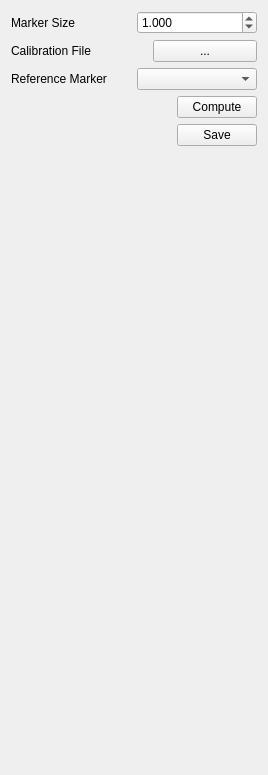
<?xml version="1.0" encoding="UTF-8"?>
<ui version="4.0">
 <class>mapperControlPanel</class>
 <widget class="QWidget" name="mapperControlPanel">
  <property name="geometry">
   <rect>
    <x>0</x>
    <y>0</y>
    <width>268</width>
    <height>775</height>
   </rect>
  </property>
  <property name="windowTitle">
   <string>Form</string>
  </property>
  <layout class="QVBoxLayout" name="verticalLayout">
   <item>
    <layout class="QHBoxLayout" name="horizontalLayout_2">
     <item>
      <widget class="QLabel" name="label">
       <property name="text">
        <string>Marker Size</string>
       </property>
      </widget>
     </item>
     <item>
      <widget class="QDoubleSpinBox" name="dsp_markerSize">
       <property name="decimals">
        <number>3</number>
       </property>
       <property name="maximum">
        <double>10.000000000000000</double>
       </property>
       <property name="singleStep">
        <double>25.000000000000000</double>
       </property>
       <property name="value">
        <double>1.000000000000000</double>
       </property>
      </widget>
     </item>
    </layout>
   </item>
   <item>
    <layout class="QHBoxLayout" name="horizontalLayout_4">
     <item>
      <widget class="QLabel" name="label_4">
       <property name="text">
        <string>Calibration File</string>
       </property>
      </widget>
     </item>
     <item>
      <widget class="QLabel" name="warningIcon">
       <property name="maximumSize">
        <size>
         <width>25</width>
         <height>25</height>
        </size>
       </property>
       <property name="text">
        <string/>
       </property>
       <property name="pixmap">
        <pixmap resource="../appresources.qrc">:/images/exclamation.png</pixmap>
       </property>
       <property name="scaledContents">
        <bool>true</bool>
       </property>
      </widget>
     </item>
     <item>
      <widget class="QPushButton" name="pb_loadCalFile">
       <property name="text">
        <string>...</string>
       </property>
       <property name="icon">
        <iconset resource="../appresources.qrc">
         <normaloff>:/images/open.png</normaloff>:/images/open.png</iconset>
       </property>
      </widget>
     </item>
    </layout>
   </item>
   <item>
    <layout class="QHBoxLayout" name="horizontalLayout_5">
     <item>
      <widget class="QLabel" name="label_5">
       <property name="text">
        <string>Reference Marker</string>
       </property>
      </widget>
     </item>
     <item>
      <widget class="QComboBox" name="cb_refMarker"/>
     </item>
    </layout>
   </item>
   <item>
    <layout class="QHBoxLayout" name="horizontalLayout_6">
     <item>
      <spacer name="horizontalSpacer_3">
       <property name="orientation">
        <enum>Qt::Horizontal</enum>
       </property>
       <property name="sizeHint" stdset="0">
        <size>
         <width>40</width>
         <height>20</height>
        </size>
       </property>
      </spacer>
     </item>
     <item>
      <widget class="QPushButton" name="pb_compute">
       <property name="text">
        <string>Compute</string>
       </property>
       <property name="icon">
        <iconset resource="../appresources.qrc">
         <normaloff>:/images/config.png</normaloff>:/images/config.png</iconset>
       </property>
      </widget>
     </item>
    </layout>
   </item>
   <item>
    <layout class="QHBoxLayout" name="horizontalLayout_3">
     <item>
      <spacer name="horizontalSpacer_2">
       <property name="orientation">
        <enum>Qt::Horizontal</enum>
       </property>
       <property name="sizeHint" stdset="0">
        <size>
         <width>40</width>
         <height>20</height>
        </size>
       </property>
      </spacer>
     </item>
     <item>
      <widget class="QPushButton" name="pb_saveMapper">
       <property name="text">
        <string>Save</string>
       </property>
       <property name="icon">
        <iconset resource="../appresources.qrc">
         <normaloff>:/images/save.png</normaloff>:/images/save.png</iconset>
       </property>
      </widget>
     </item>
    </layout>
   </item>
   <item>
    <spacer name="verticalSpacer">
     <property name="orientation">
      <enum>Qt::Vertical</enum>
     </property>
     <property name="sizeHint" stdset="0">
      <size>
       <width>20</width>
       <height>588</height>
      </size>
     </property>
    </spacer>
   </item>
  </layout>
 </widget>
 <resources>
  <include location="../appresources.qrc"/>
 </resources>
 <connections/>
</ui>
